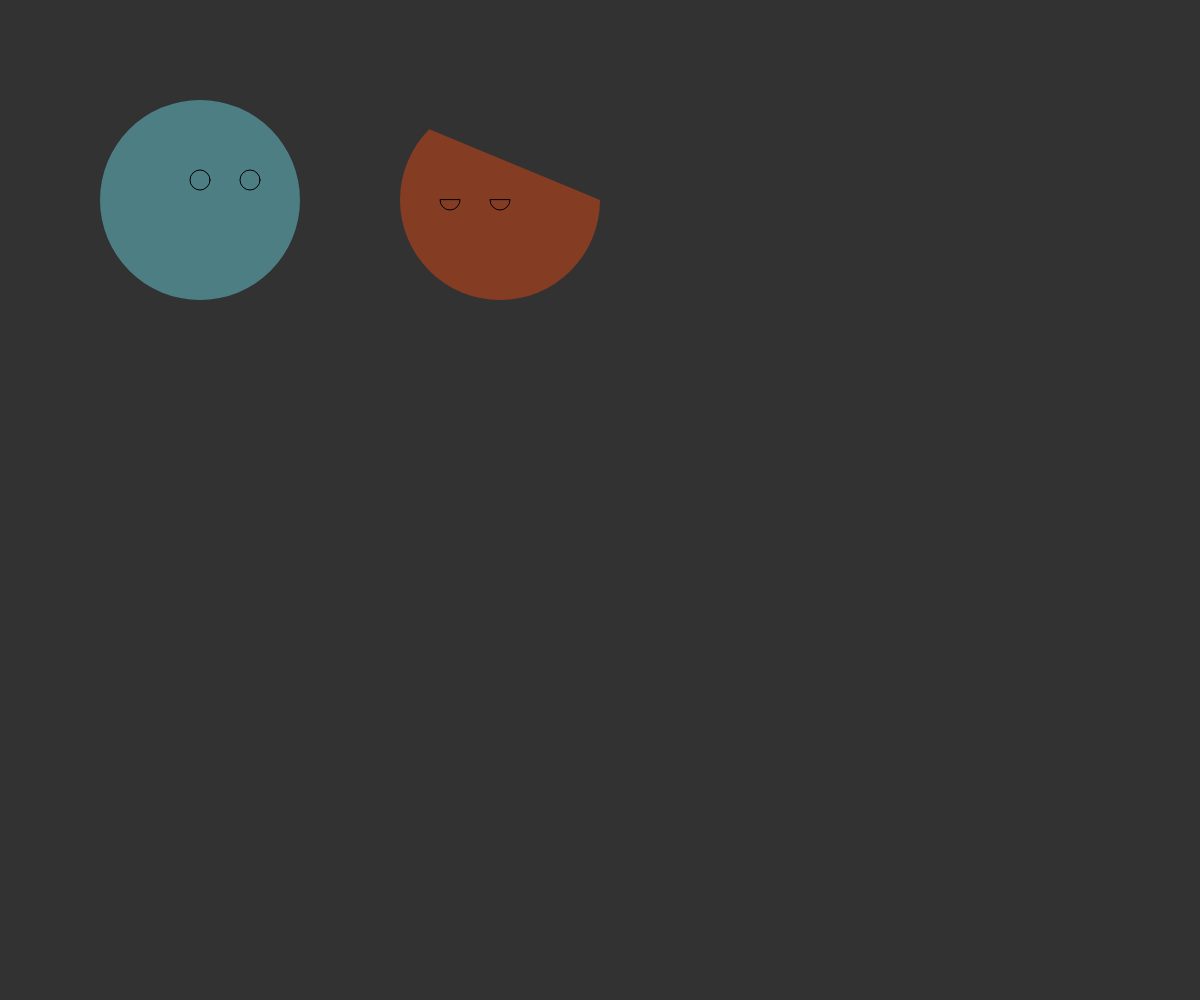
Frame 1 (no input)
Frame 60 (no input): identical to frame 1, image omitted
Frame 120 (the mouse pressed at the canvas centre since frame 60): identical to frame 1, image omitted

The p5.js sketch that drew this single still picture (run headless with seeded random() and noise() and a simulated clock; from frame 60 on, the mouse is pressed at the canvas centre):

// p5.js sketch
// ── sketch.js
/*
    interactive story by jayson 
*/

// global variable



function setup() {
    createCanvas (windowWidth, windowHeight);
}

function draw() {
    background(50);
    
    // first character
    fill('#4c7e84');
    noStroke();
    ellipse(200, 200, 200, 200);    // body
    stroke(0);
    ellipse(250, 180, 20);  // left eye
    ellipse(200, 180, 20);  // right eye
    
    // second character
    fill('#843c23');
    noStroke();
    arc(500, 200, 200, 200, 0, PI + QUARTER_PI, CHORD); //body
    stroke(0);
    arc(500, 200, 20, 20, 0, PI, CHORD); //right eye
    arc(450, 200, 20, 20, 0, PI, CHORD); //left eye
    
}
